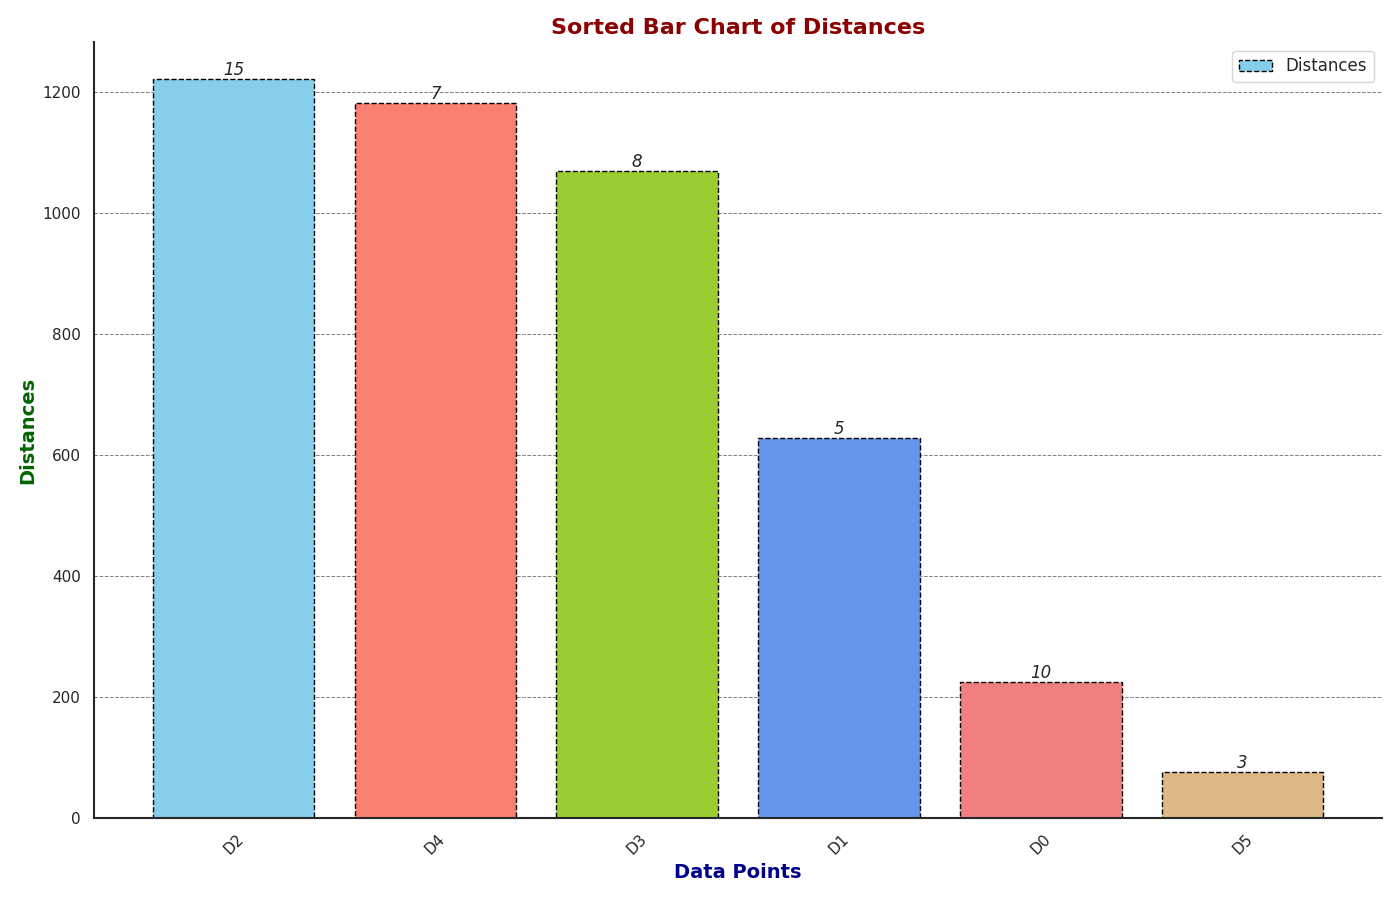

Reproduce this figure in Python.
import matplotlib.pyplot as plt
import numpy as np

# Data
distances = np.array([225, 628, 1221, 1070, 1182, 77, 42])
population_capacity = np.array([10, 5, 15, 8, 7, 3, 12])

# Remove one data group
distances = distances[:-1]
population_capacity = population_capacity[:-1]

# Sort data in descending order
sorted_indices = np.argsort(-distances)
sorted_distances = distances[sorted_indices]
sorted_population_capacity = population_capacity[sorted_indices]

# Create bar chart with stylistic changes
fig, ax = plt.subplots(figsize=(14, 9))
bar = ax.bar(np.arange(len(sorted_distances)), sorted_distances, 
             color=['skyblue', 'salmon', 'yellowgreen', 'cornflowerblue', 'lightcoral', 'burlywood'], 
             edgecolor='black', linestyle='--')

# Annotate bar chart with population capacity
for rect, label in zip(bar, sorted_population_capacity):
    height = rect.get_height()
    ax.text(rect.get_x() + rect.get_width()/2, height, f'{label}',
            ha='center', va='bottom', fontsize=12, style='italic')

# Add grid with only horizontal lines
ax.yaxis.grid(True, linestyle='--', linewidth=0.7, color='gray')
ax.xaxis.grid(False)

plt.xticks(np.arange(len(sorted_distances)), ['D'+str(i) for i in sorted_indices], rotation=45)
plt.xlabel('Data Points', fontsize=14, fontweight='bold', color='darkblue')
plt.ylabel('Distances', fontsize=14, fontweight='bold', color='darkgreen')
plt.title('Sorted Bar Chart of Distances', fontsize=16, fontweight='bold', color='darkred')

# Add a legend
ax.legend(['Distances'], loc='upper right', fontsize=12)

# Remove borders to some extent
ax.spines['top'].set_visible(False)
ax.spines['right'].set_visible(False)
ax.spines['left'].set_linewidth(1.5)
ax.spines['bottom'].set_linewidth(1.5)

plt.tight_layout()
plt.show()
